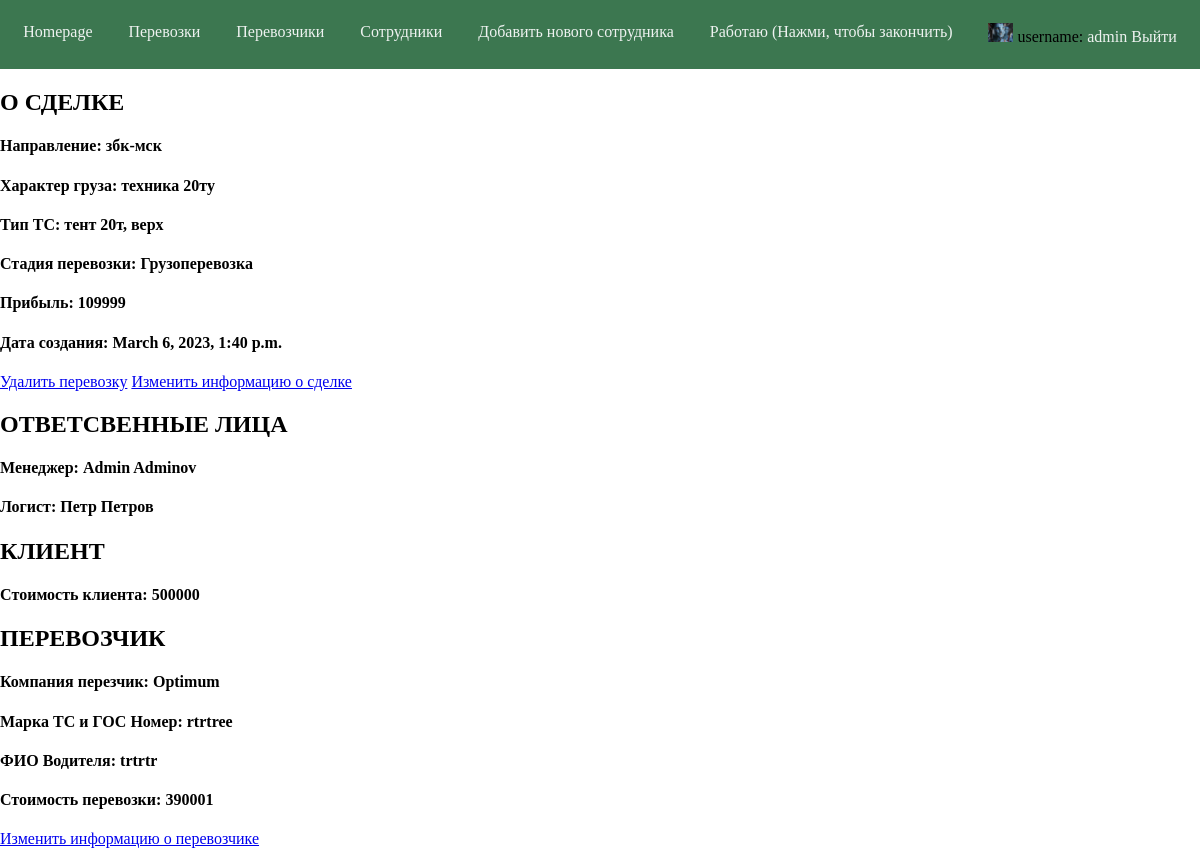
The page /all_tasks/1/ (signed in) on the database its author committed.
### profiles/models.py (models this page shows)
class UserInformation(models.Model):
    profile = models.OneToOneField(User, primary_key=True, on_delete=models.CASCADE)
    name = models.CharField(max_length=20)
    surname = models.CharField(max_length=20)
    bio = models.TextField(max_length=250, blank=True)
    post = models.CharField(max_length=30, choices=POST_CHOICES, default='Стажер')
    status = models.BooleanField(default=False)
    profile_image = models.ImageField(
        upload_to='profile_images/',
        default='profile_images/default_profile.jpg',
        null=True,
        blank=True)
    def __str__(self):
        return f'{self.name} {self.surname}'

### tasks/models.py (models this page shows, shortened)
class Tasks(models.Model):
    class Meta:
        ordering = ['-date']
    author = models.ForeignKey(User, null=True, on_delete=models.SET_NULL)
    logist = models.ForeignKey(UserInformation, null=True, limit_choices_to={'post' : 'Логист'}, on_delete=models.SET_NULL, related_name='logistic_tasks')
    route = models.CharField(max_length=25)
    cargo = models.TextField()
    price_client = models.IntegerField(default=0)
    status = models.CharField(max_length=30, choices=STATUS_TASKS, default='Новая')
    transport_requirement = models.CharField(max_length=25)
    date = models.DateTimeField(auto_now_add=True)
    commentary = models.ManyToManyField(Comments)
    likes = models.ManyToManyField(Likes)
    dnot_likes = models.ManyToManyField(Dnot_likes)
    image_like = models.ImageField(
        upload_to='image_likes/',
        default='image_likes/like.png',
        null=True,
        blank=True)
    image_dlike = models.ImageField(
        upload_to='image_likes/',
        default='image_likes/dlike.png',
        null=True,
        blank=True)

### list_trans/models.py (models this page shows)
class EditCarrier(models.Model):
    carrier = models.ForeignKey(Carrier, null=True, on_delete=models.CASCADE)
    tasks = models.ForeignKey(Tasks, null=True, on_delete=models.CASCADE)
    brand_and_number_car = models.CharField(max_length=50)
    name_driver = models.CharField(max_length=50)
    price_carrier = models.IntegerField(default=0)

class Carrier(models.Model):
    company_name = models.CharField(max_length=30)
    telephone = models.IntegerField(default=0)
    ati = models.IntegerField(default=0)
    direction = models.CharField(max_length=50)
    def __str__(self):
        return self.company_name

### tasks/views.py (the view)
# urls.py: path('all_tasks/<int:pk>/', detail_tasks, name='detail_tasks'),
def detail_tasks(request, pk):
    try:
        obj = Tasks.objects.get(id=pk)
    except Tasks.DoesNotExist:
        raise Http404
    try:
        editcarrier = EditCarrier.objects.get(tasks=obj)
        profit = obj.price_client - editcarrier.price_carrier
        return render(request, 'detail_task.html', {'single_obj':obj, 'single_carrier':editcarrier, 'profit' : profit})
    except:
        profit = 0
        return render(request, 'detail_task.html', {'single_obj':obj, 'profit' : profit})

### tasks/templates/detail_task.html
{% extends "base.html" %}
{% block content %}
<h2>О СДЕЛКЕ</h2>
<h4>Направление: {{ single_obj.route }}</h4>
<h4>Характер груза: {{ single_obj.cargo }}</h4>
<h4>Тип ТС: {{ single_obj.transport_requirement }}</h4>
<h4>Стадия перевозки: {{ single_obj.status }}</h4>
<h4>Прибыль: {{ profit }}</h4>
<h4>Дата создания: {{ single_obj.date }}</h4>
{% if user.userinformation.post == 'Менеджер' or user.is_staff %}
    <a href="/all_tasks/delete/{{ single_obj.id }}">Удалить перевозку</a>
    <a href="/all_tasks/edit/{{ single_obj.id }}">Изменить информацию о сделке</a>
{% endif %}
<h2>ОТВЕТСВЕННЫЕ ЛИЦА</h2>
{% if single_obj.manager %}
    <h4>Менеджер: single_obj.manager</h4>
{% else %}
    <h4>Менеджер: {{ single_obj.author.userinformation.name }} {{ single_obj.author.userinformation.surname }}</h4>
{% endif %}
<h4>Логист: {{ single_obj.logist }}</h4>
<h2>КЛИЕНТ</h2>
<h4> Cтоимость клиента: {{ single_obj.price_client }}</h4>
<h2>ПЕРЕВОЗЧИК</h2>
<h4>Компания перезчик: {{ single_carrier.carrier }}</h4>
<h4>Марка ТС и ГОС Номер: {{ single_carrier.brand_and_number_car }}</h4>
<h4>ФИО Водителя: {{ single_carrier.name_driver }}</h4>
<h4>Стоимость перевозки: {{ single_carrier.price_carrier }}</h4>
{% if user.userinformation.post == 'Логист' or user.is_staff %}
    <a href="editcarrier/">Изменить информацию о перевозчике</a>
{% endif %}
{% endblock %}

### templates/navbar.html (shortened to what this page needs)
<nav>
    <a href="/">Homepage</a>
    {% if user.is_authenticated %}
        <a href="/all_tasks/">Перевозки</a>
        <a href="/allcar/">Перевозчики</a>
        <a href="/list_users/">Сотрудники</a>
        {% if request.user.is_staff %}
        <a href="/register">Добавить нового сотрудника</a>
    {% endif %}
        {% if user.userinformation.status %}
            <a href="/working/{{ user.id }}/">Работаю (Нажми, чтобы закончить)</a>
        {% else %}
            <a href="/working/{{ user.id }}/">Не работаю (Нажми, чтобы начать)</a>
        {% endif %}
    {% endif %}
    <div class="nav-menu">
        {% if user.is_authenticated %}
            <img src="{{ user.userinformation.profile_image.url }}" alt="{{ user }} avatar" width="25">
            <span>username: <a href="/profile/{{ user.id }}">{{ user }}</a></span>
            <a href="/logout">Выйти</a>
        {% else %}
            <a href="/login">Войти</a>
        {% endif %}
    </div>
</nav>

### staticbase/css/style.css (style rules this page uses)
body { margin: 0; }
nav a { color: rgb(238, 242, 240); text-decoration: none; }
nav { padding: 1.45em; background-color: hsl(141, 33%, 35%); display: flex; justify-content: space-between; }

### rows shown on the page
Tasks: route "збк-мск", cargo "техника 20ту", transport_requirement "тент 20т, верх", status "Грузоперевозка", date "March 6, 2023, 1:40 p.m.", author.userinformation.name "Admin", author.userinformation.surname "Adminov", logist "Петр Петров", price_client "500000"
EditCarrier: carrier "Optimum", brand_and_number_car "rtrtree", name_driver "trtrtr", price_carrier "390001"

### other values the page prints
{{ user }} "admin"
{{ profit }} "109999"
